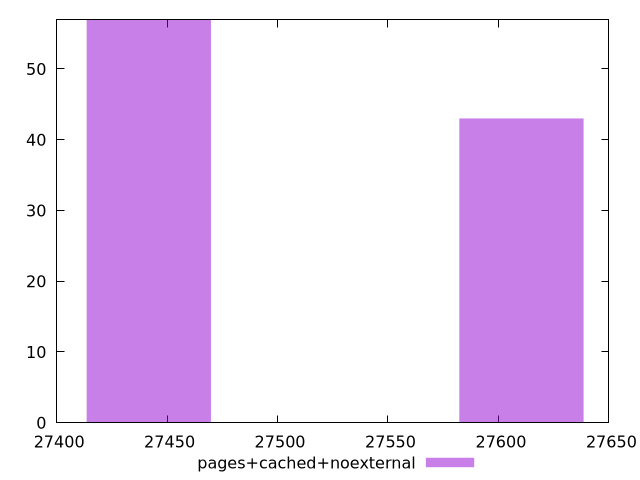

The gnuplot source for this figure:
$_pagesCachedNoexternal <<EOF
27610.426866142323 43
27441.72772032068 57
EOF
set key outside below
set terminal pngcairo
set output "report_00006_2020-11-02T20-21-41.718Z/uses-webp-images/pages+cached+noexternal//raw_hist.png"
set yrange [0:57]
set boxwidth 56.233048607214506
set style fill transparent solid 0.5 noborder
plot $_pagesCachedNoexternal title "pages+cached+noexternal" with boxes ,
